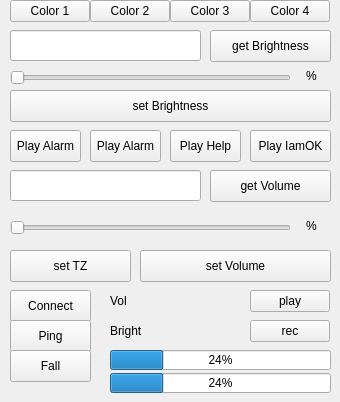
    <widget class="QWidget" name="tab_7">
     <attribute name="title">
      <string>Led,Vol,Bright</string>
     </attribute>
     <widget class="QPushButton" name="btnColor1">
      <property name="geometry">
       <rect>
        <x>10</x>
        <y>0</y>
        <width>80</width>
        <height>22</height>
       </rect>
      </property>
      <property name="text">
       <string>Color 1</string>
      </property>
     </widget>
     <widget class="QPushButton" name="btnColor2">
      <property name="geometry">
       <rect>
        <x>90</x>
        <y>0</y>
        <width>80</width>
        <height>22</height>
       </rect>
      </property>
      <property name="text">
       <string>Color 2</string>
      </property>
     </widget>
     <widget class="QPushButton" name="btnColor3">
      <property name="geometry">
       <rect>
        <x>170</x>
        <y>0</y>
        <width>80</width>
        <height>22</height>
       </rect>
      </property>
      <property name="text">
       <string>Color 3</string>
      </property>
     </widget>
     <widget class="QPushButton" name="btnColor4">
      <property name="geometry">
       <rect>
        <x>250</x>
        <y>0</y>
        <width>80</width>
        <height>22</height>
       </rect>
      </property>
      <property name="text">
       <string>Color 4</string>
      </property>
     </widget>
     <widget class="QPushButton" name="btnsetBrightness">
      <property name="geometry">
       <rect>
        <x>10</x>
        <y>90</y>
        <width>321</width>
        <height>32</height>
       </rect>
      </property>
      <property name="styleSheet">
       <string notr="true"/>
      </property>
      <property name="text">
       <string>set Brightness</string>
      </property>
     </widget>
     <widget class="QLineEdit" name="leBrightness">
      <property name="geometry">
       <rect>
        <x>10</x>
        <y>30</y>
        <width>191</width>
        <height>31</height>
       </rect>
      </property>
     </widget>
     <widget class="QPushButton" name="btnGetBrightness">
      <property name="geometry">
       <rect>
        <x>210</x>
        <y>30</y>
        <width>121</width>
        <height>32</height>
       </rect>
      </property>
      <property name="styleSheet">
       <string notr="true"/>
      </property>
      <property name="text">
       <string>get Brightness</string>
      </property>
     </widget>
     <widget class="QLabel" name="lBrightness">
      <property name="geometry">
       <rect>
        <x>306</x>
        <y>60</y>
        <width>21</width>
        <height>31</height>
       </rect>
      </property>
      <property name="frameShape">
       <enum>QFrame::NoFrame</enum>
      </property>
      <property name="text">
       <string>%</string>
      </property>
     </widget>
     <widget class="QPushButton" name="btnPlaySound">
      <property name="geometry">
       <rect>
        <x>90</x>
        <y>130</y>
        <width>71</width>
        <height>32</height>
       </rect>
      </property>
      <property name="styleSheet">
       <string notr="true"/>
      </property>
      <property name="text">
       <string>Play Alarm</string>
      </property>
     </widget>
     <widget class="QLineEdit" name="leVol">
      <property name="geometry">
       <rect>
        <x>10</x>
        <y>170</y>
        <width>191</width>
        <height>31</height>
       </rect>
      </property>
     </widget>
     <widget class="QPushButton" name="btnGetVol">
      <property name="geometry">
       <rect>
        <x>210</x>
        <y>170</y>
        <width>121</width>
        <height>32</height>
       </rect>
      </property>
      <property name="styleSheet">
       <string notr="true"/>
      </property>
      <property name="text">
       <string>get Volume</string>
      </property>
     </widget>
     <widget class="QLabel" name="lVol">
      <property name="geometry">
       <rect>
        <x>306</x>
        <y>210</y>
        <width>21</width>
        <height>31</height>
       </rect>
      </property>
      <property name="frameShape">
       <enum>QFrame::NoFrame</enum>
      </property>
      <property name="text">
       <string>%</string>
      </property>
     </widget>
     <widget class="QPushButton" name="btnsetVol">
      <property name="geometry">
       <rect>
        <x>140</x>
        <y>250</y>
        <width>191</width>
        <height>32</height>
       </rect>
      </property>
      <property name="styleSheet">
       <string notr="true"/>
      </property>
      <property name="text">
       <string>set Volume</string>
      </property>
     </widget>
     <widget class="QPushButton" name="btnConnect">
      <property name="geometry">
       <rect>
        <x>10</x>
        <y>290</y>
        <width>81</width>
        <height>32</height>
       </rect>
      </property>
      <property name="styleSheet">
       <string notr="true"/>
      </property>
      <property name="text">
       <string>Connect</string>
      </property>
     </widget>
     <widget class="QLabel" name="labelGetVolRequest">
      <property name="geometry">
       <rect>
        <x>110</x>
        <y>290</y>
        <width>57</width>
        <height>21</height>
       </rect>
      </property>
      <property name="frameShape">
       <enum>QFrame::NoFrame</enum>
      </property>
      <property name="text">
       <string>Vol</string>
      </property>
     </widget>
     <widget class="QPushButton" name="btnPing">
      <property name="geometry">
       <rect>
        <x>10</x>
        <y>320</y>
        <width>81</width>
        <height>32</height>
       </rect>
      </property>
      <property name="styleSheet">
       <string notr="true"/>
      </property>
      <property name="text">
       <string>Ping</string>
      </property>
     </widget>
     <widget class="QLabel" name="labelGetBrightnessRequest">
      <property name="geometry">
       <rect>
        <x>110</x>
        <y>320</y>
        <width>57</width>
        <height>21</height>
       </rect>
      </property>
      <property name="frameShape">
       <enum>QFrame::NoFrame</enum>
      </property>
      <property name="text">
       <string>Bright</string>
      </property>
     </widget>
     <widget class="QPushButton" name="btnFallSimulation">
      <property name="geometry">
       <rect>
        <x>10</x>
        <y>350</y>
        <width>81</width>
        <height>32</height>
       </rect>
      </property>
      <property name="styleSheet">
       <string notr="true"/>
      </property>
      <property name="text">
       <string>Fall</string>
      </property>
     </widget>
     <widget class="QPushButton" name="btnPlayHelp">
      <property name="geometry">
       <rect>
        <x>170</x>
        <y>130</y>
        <width>71</width>
        <height>32</height>
       </rect>
      </property>
      <property name="styleSheet">
       <string notr="true"/>
      </property>
      <property name="text">
       <string>Play Help</string>
      </property>
     </widget>
     <widget class="QPushButton" name="btnPlayIamOK">
      <property name="geometry">
       <rect>
        <x>250</x>
        <y>130</y>
        <width>81</width>
        <height>32</height>
       </rect>
      </property>
      <property name="styleSheet">
       <string notr="true"/>
      </property>
      <property name="text">
       <string>Play IamOK</string>
      </property>
     </widget>
     <widget class="QSlider" name="hsBrightness">
      <property name="geometry">
       <rect>
        <x>10</x>
        <y>70</y>
        <width>281</width>
        <height>16</height>
       </rect>
      </property>
      <property name="orientation">
       <enum>Qt::Horizontal</enum>
      </property>
     </widget>
     <widget class="QSlider" name="hsVol">
      <property name="geometry">
       <rect>
        <x>10</x>
        <y>220</y>
        <width>281</width>
        <height>16</height>
       </rect>
      </property>
      <property name="orientation">
       <enum>Qt::Horizontal</enum>
      </property>
     </widget>
     <widget class="QPushButton" name="btnPlayFall">
      <property name="geometry">
       <rect>
        <x>10</x>
        <y>130</y>
        <width>71</width>
        <height>32</height>
       </rect>
      </property>
      <property name="styleSheet">
       <string notr="true"/>
      </property>
      <property name="text">
       <string>Play Alarm</string>
      </property>
     </widget>
     <widget class="QPushButton" name="btnSetTZ">
      <property name="geometry">
       <rect>
        <x>10</x>
        <y>250</y>
        <width>121</width>
        <height>32</height>
       </rect>
      </property>
      <property name="styleSheet">
       <string notr="true"/>
      </property>
      <property name="text">
       <string>set TZ</string>
      </property>
     </widget>
     <widget class="QProgressBar" name="micBar">
      <property name="geometry">
       <rect>
        <x>110</x>
        <y>373</y>
        <width>221</width>
        <height>20</height>
       </rect>
      </property>
      <property name="value">
       <number>24</number>
      </property>
     </widget>
     <widget class="QPushButton" name="btnRec">
      <property name="geometry">
       <rect>
        <x>250</x>
        <y>320</y>
        <width>80</width>
        <height>22</height>
       </rect>
      </property>
      <property name="text">
       <string>rec</string>
      </property>
     </widget>
     <widget class="QPushButton" name="btnPlayRec">
      <property name="geometry">
       <rect>
        <x>250</x>
        <y>290</y>
        <width>80</width>
        <height>22</height>
       </rect>
      </property>
      <property name="text">
       <string>play</string>
      </property>
     </widget>
     <widget class="QProgressBar" name="speakerBar">
      <property name="geometry">
       <rect>
        <x>110</x>
        <y>350</y>
        <width>221</width>
        <height>20</height>
       </rect>
      </property>
      <property name="value">
       <number>24</number>
      </property>
     </widget>
    </widget>
